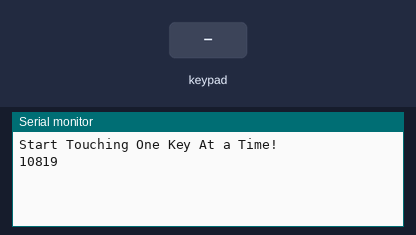
This sketch was run on a simulated ESP8266 (NodeMCU). Shown: the last lines printed to the serial monitor. Inputs (shaded band) come from the test bench.

Above: at 1.2 s.
1.3 s: key '1' pressed
At 1.8 s:
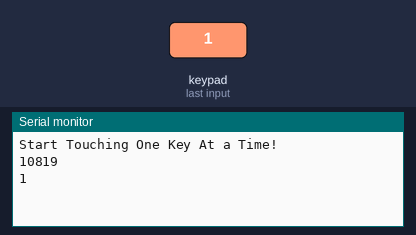
2.8 s: keypad keys 1 2 pressed 0.4 s apart
At 4.4 s:
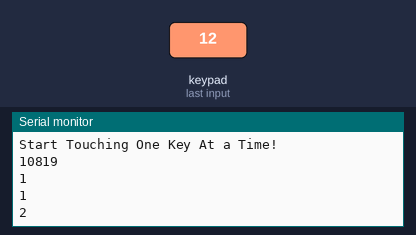
5.1 s: key '3' pressed
At 5.9 s:
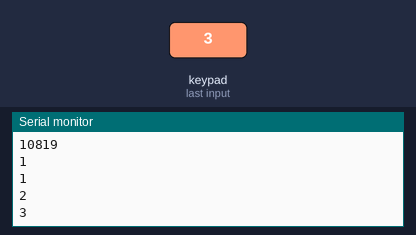
6.6 s: keypad keys 1 2 A pressed 0.4 s apart
At 8.9 s:
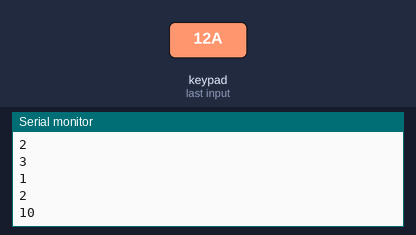
Timing chart, 0 to 10.3 s (numbered marks = the images above; inputs shaded):
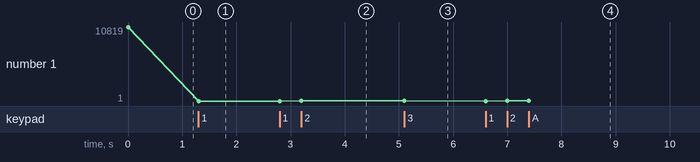

The sketch:

TouchPad_TTP229.ino
```cpp
#include <Arduino.h>
#include <HardwareSerial.h>
#include <string.h>
#include <ESP8266WiFi.h>
#include <EEPROM.h>
#include <ArduinoJson.h>
#include <Wire.h>

#define SCL 5
#define SDA 4
#define CHECK_BYTE '\xff'
#include <SocketIoClient.h>
SocketIoClient webSocket;

#include <LiquidCrystal_I2C.h>
LiquidCrystal_I2C lcd(0x27, 20, 4);

#include <TTP229.h>

const int SCL_PIN = D3;
const int SDO_PIN = D4;

TTP229 ttp229(SCL_PIN, SDO_PIN); // TTP229(sclPin, sdoPin)

void setup()
{
  Serial.begin(115200);
  Serial.println("Start Touching One Key At a Time!");
  #ifdef ARDUINO
    Serial.println(ARDUINO);
  #endif
}

void loop()
{
  // uint8_t key = ttp229.ReadKey16(); // Blocking
  // if (key)
  //   Serial.println(key);

  static uint8_t oldKey = 0;
  static unsigned long last = millis();
  uint8_t key = ttp229.GetKey16(); // Non Blocking
  unsigned long dif = millis() - last;

  // Serial.print("state: "); Serial.println(key);

  if (key && dif > 100 && (key != oldKey || dif > 200))
  {
    last = millis();
    Serial.println(key);
  }
  oldKey = key;
}
```

Measured:
- after the input at 1.3 s, the serial monitor: prints a new line at once (image 1)
- after the input at 2.8 s, the serial monitor: prints a new line after 0.40 s (image 2)
- after the input at 5.1 s, the serial monitor: prints a new line at once (image 3)
- after the input at 6.6 s, the serial monitor: prints a new line at once (image 4)
- plotted number 1: 10819 → 1 after the input at 1.3 s, 1 → 2 after the input at 2.8 s, 2 → 3 after the input at 5.1 s, 3 → 10 after the input at 6.6 s
